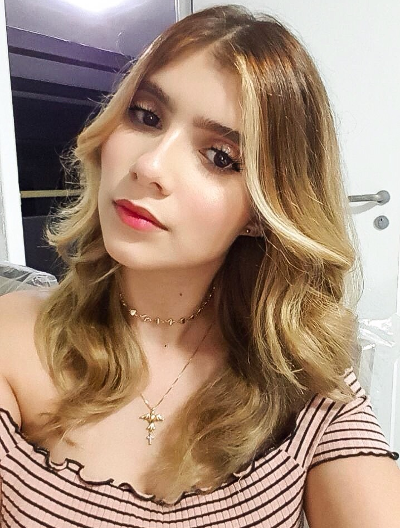
//> input picture PDI/atv2/vanessa.png, 400 x 528 px
$ ./trocaregioes   (built with g++ and OpenCV 4)
//> lines starting //> are read from the running program, lines starting //| are printed output that depends on the picture
#include <iostream>
#include <opencv2/opencv.hpp>

using namespace cv;
using namespace std;

int main(int, char**){
  Mat image;//matriz de pixels da imagem
  uchar aux;
  int altura, largura;// altura e largura da imagem


  image= imread("vanessa.png",CV_LOAD_IMAGE_GRAYSCALE);
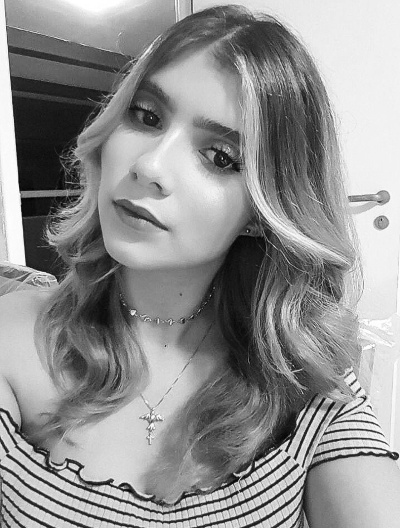
//> image: 528 rows x 400 cols, CV_8UC1; min 1, max 255, mean 145.8

  if(!image.data)
    cout << "nao abriu vanessa.png" << endl;

  namedWindow("janela",WINDOW_AUTOSIZE);

  altura=image.rows;
//> altura = 528
  largura=image.cols;
//> largura = 400


  //exibir a imagem antes de qualquer modificação
  imshow("janela", image);
  waitKey();


  //para a primeira metade (i<altura/2 && j<largura/2) ||(i>=altura/2 && j>=largura/2)
  //para inverter horizontalmente a coluna 0 recebe a col largura/2, a 1 recebe largura/2+1 e vice versa
  //para inverter verticalmente a linha 0 recebe a lin altura/2, a 1 recebe altura/2+1 e vice versa

  for(int i=0;i<altura/2;i++){
    for(int j=0;j<largura/2;j++){
      aux=image.at<uchar>(i,j);
      image.at<uchar>(i,j)=image.at<uchar>(i+altura/2,j+largura/2);
      image.at<uchar>(i+altura/2,j+largura/2)=aux;

    }
  }
//> this loop made 264 passes
//> aux on passes 1 to 3: 215, 214, 212
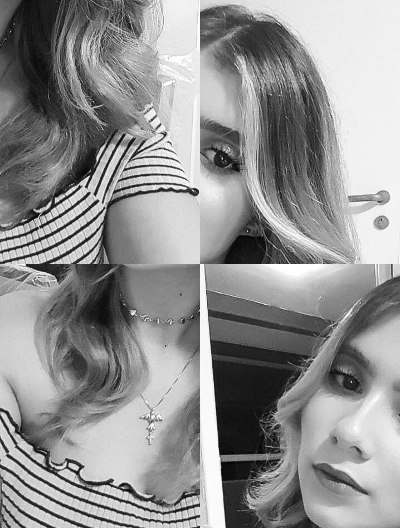
//> image: 528 rows x 400 cols, CV_8UC1; min 1, max 255, mean 145.8
//> after the loop, aux = 119

  //para a segunda metade (i<altura/2 && j>=largura/2) || (i>=altura/2 && j<largura/2)
  //para inverter horizontalmente a coluna 0 recebe a col largura/2, a 1 recebe largura/2+1 e vice versa
  //para inverter verticalmente a linha altura/2 recebe a lin 0, a altura/2+1 recebe a lin 1 e vice versa


  for(int i=altura/2;i<altura;i++){
    for(int j=0;j<largura/2;j++){
      aux=image.at<uchar>(i,j);
      image.at<uchar>(i,j)=image.at<uchar>(i-altura/2,j+largura/2);
      image.at<uchar>(i-altura/2,j+largura/2)=aux;

    }
  }
//> this loop made 264 passes
//> aux on passes 1 to 3: 106, 102, 99
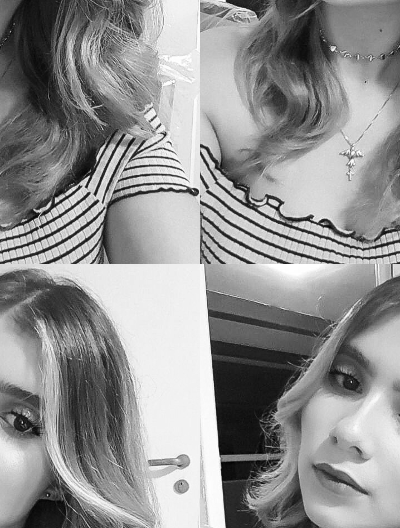
//> image: 528 rows x 400 cols, CV_8UC1; min 1, max 255, mean 145.8
//> after the loop, aux = 35

  //imagem invertida diagonalmente
  imshow("janela", image);
  waitKey();

  return 0;
}

$ run again, with PDI/atv2/biel.png copied over PDI/atv2/vanessa.png
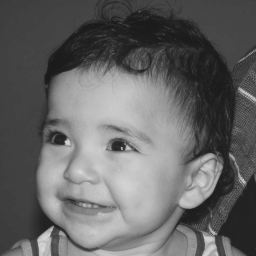
//> input picture PDI/atv2/biel.png, 256 x 256 px
//> image is the input picture: 256 rows x 256 cols, CV_8UC1; min 26, max 219, mean 100.9
//> the loop `for(int i=0;i<altura/2;i++)` made 128 passes
//> aux on passes 1 to 8: 51, 47, 53, 65, 65, 62, 51, 45
//> after the loop `for(int i=0;i<altura/2;i++)`:
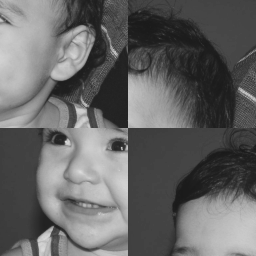
//> image: 256 rows x 256 cols, CV_8UC1; min 26, max 219, mean 100.9
//> after the loop `for(int i=0;i<altura/2;i++)`: aux = 175
//> the loop `for(int i=altura/2;i<altura;i++)` made 128 passes
//> aux on passes 1 to 8: 157, 149, 146, 142, 138, 129, 142, 146
//> after the loop `for(int i=altura/2;i<altura;i++)`:
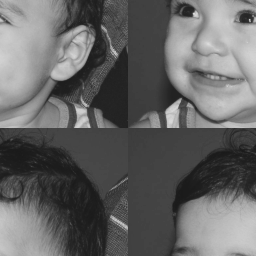
//> image: 256 rows x 256 cols, CV_8UC1; min 26, max 219, mean 100.9
//> after the loop `for(int i=altura/2;i<altura;i++)`: aux = 176
